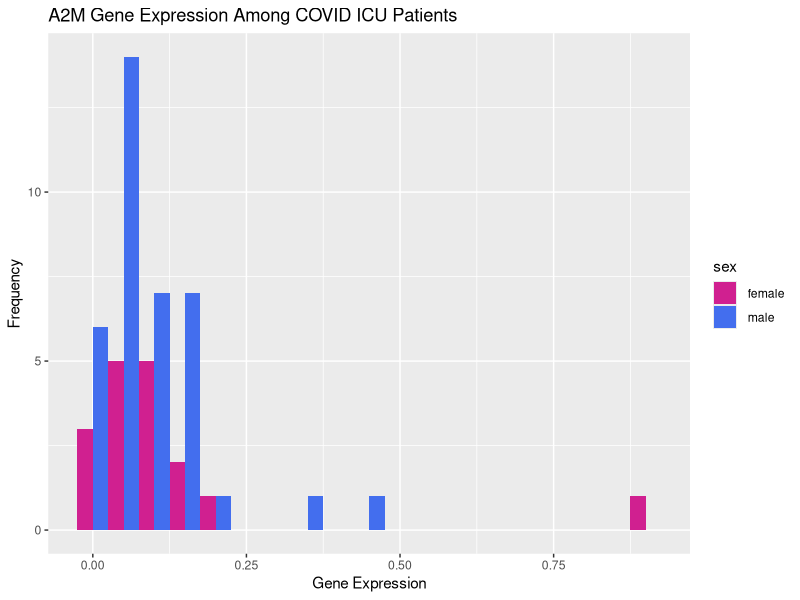
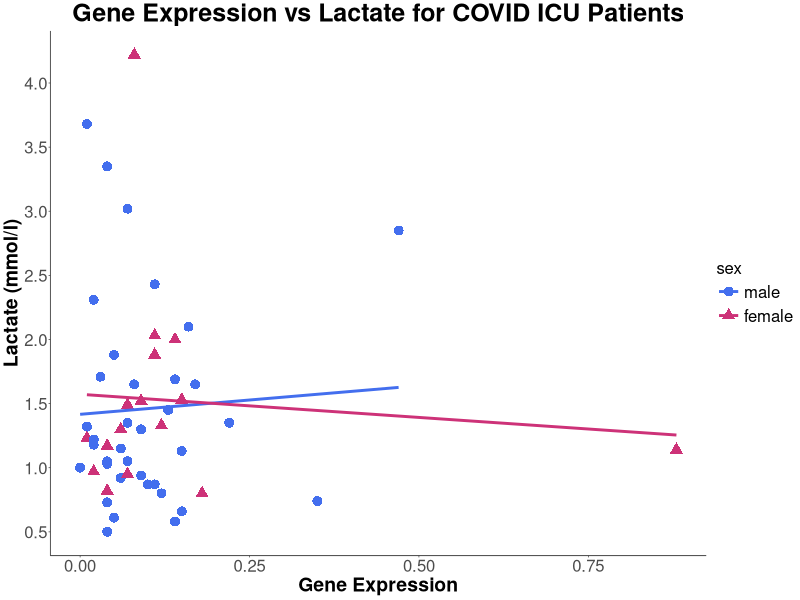
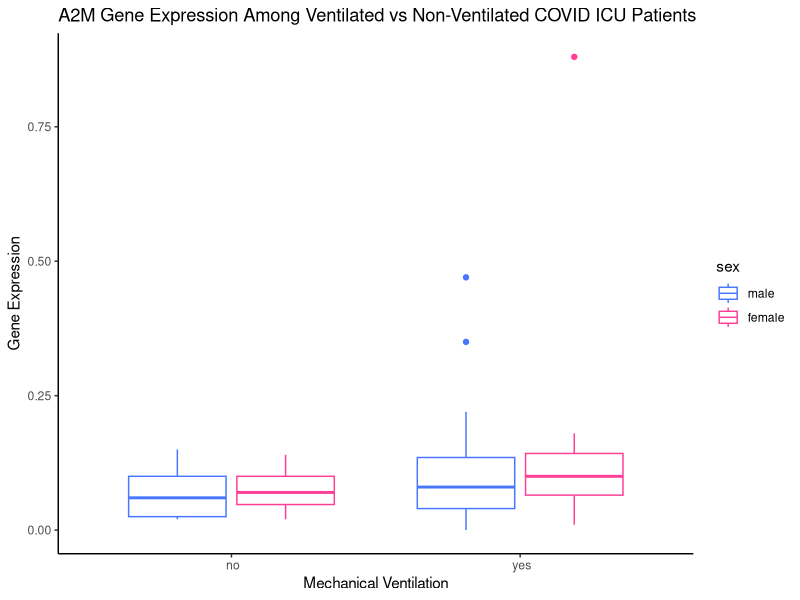
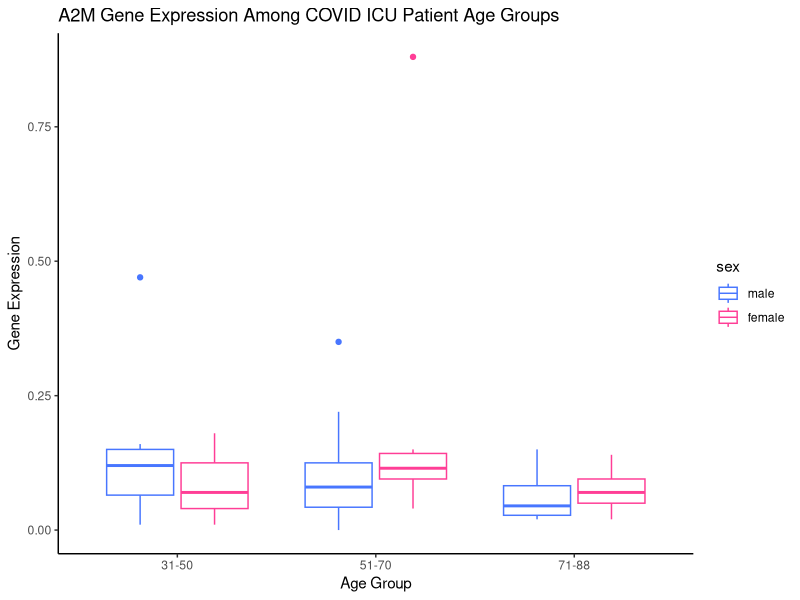

Write R code to recreate these figures, in order.
## ---- chunk 1
knitr::opts_chunk$set(echo = TRUE)
library(dplyr)
## ---- chunk 2
# Set the working directory and read in the files
setwd("C:/Users/AlexandraTreml/Desktop/MS/QBS103/Project/QBS103_proj")
genes <- read.csv("genes_GSE157103.csv")
participant <- read.csv("series_matrix_GSE157103.csv")

head(genes)
head(participant)

# Rename the first column in genes to 'gene'
genes <- genes %>%
  rename(gene = X)

# Filter for 'A2M' gene
genes <- genes %>%
  filter(gene == "A2M")

# Pivot the genes dataframe
genes_long <- genes %>%
  tidyr::pivot_longer(cols = -gene, names_to = 'id', values_to = 'expression')
#head(genes_long)

# rename id column in participant, select my categorical covariates and continuous variable (+age for eda)
participant <- participant %>%
  filter(icu_status == ' yes') %>%
  rename(id = participant_id) %>%
  select(id, age, sex, mechanical_ventilation, lactate.mmol.l.)
#head(participant)

#join 2 dataframes
df <- left_join(participant, genes_long, by = "id")
# head(df)

#clean up new dataframe

#fill lactate unknowns with NA 
df$lactate.mmol.l.[df$lactate.mmol.l. == " unknown"] <- NA
#fill sex unknowns with NA 
df$sex[df$sex == " unknown"] <- NA
#remove : from age, and fill with NA
df$age[df$age == " :"] <- NA

head(df)
## ---- chunk 3
#create a histogram using sex and gene expression

# Load the necessary library
library(ggplot2)
df <- na.omit(df)
df <- df %>% 
  select(id, gene, sex, age, mechanical_ventilation, expression, lactate.mmol.l.)
head(df)

df$sex <- as.factor(df$sex)
levels(df$sex)


ggplot(data = df, aes(x = expression, fill = sex)) + 
  geom_histogram(binwidth = 0.05, position = 'dodge') + 
  labs(x = 'Gene Expression', y = 'Frequency', title = 'A2M Gene Expression Among COVID ICU Patients') +  
  scale_fill_manual(values = c("violetred", "royalblue2"))

## ---- chunk 4
#create a scatterplot using gene expression and lactate 

# Load necessary libraries
library(dplyr)
library(ggplot2)

# Convert lactate.mmol.l. to numeric
df$lactate.mmol.l. <- as.numeric(df$lactate.mmol.l.)

# Remove leading and trailing whitespaces from sex column
df$sex <- trimws(df$sex)

# Check unique levels
unique(df$sex)

# Set factor levels
df$sex <- factor(df$sex, levels = c("male", "female"))

# Filter out values greater than 6.5 for the y-axis
df <- df %>% filter(lactate.mmol.l. <= 6.5)

# Create the plot with the filtered data
ggplot(df, aes(x = expression, y = lactate.mmol.l., color = sex, shape = sex)) + 
  geom_point(size = 3) + 
  scale_y_continuous(breaks = seq(0, ceiling(max(df$lactate.mmol.l., na.rm = TRUE)), by = 0.5)) +
  geom_smooth(method = "lm", se = FALSE) + 
  labs(x = 'Gene Expression', y = 'Lactate (mmol/l)', title = 'Gene Expression vs Lactate for COVID ICU Patients') + 
  theme_classic(base_size = 5) +
  scale_color_manual(values = c("male" = "royalblue2", "female" = "violetred3")) + 
  scale_shape_manual(values = c("male" = 16, "female" = 17)) +  
  theme(
    plot.title = element_text(hjust = 0.5, size = 18, face = "bold"), # Center and bold title
    axis.title = element_text(size = 14, face = "bold"), # Bold axis titles
    axis.text = element_text(size = 12), # Increase axis text size
    legend.title = element_text(size = 12), 
    legend.text = element_text(size = 12) 
  )

## ---- chunk 5
#boxplot of gene expression separated by both ventilator, sex, and age group

head(df)

df$age <- as.numeric(df$age)

df$age_group <- cut(df$age,
                    breaks = c(21, 30, 50, 70, 88),
                    labels = c("21-30", "31-50", "51-70", "71-88"),
                    right = TRUE)
head(df)


ggplot(df, aes(x = mechanical_ventilation, y = expression, color = sex)) +
  geom_boxplot() +
  scale_color_manual(values = c("male" = "royalblue1", "female" = "violetred1")) +
  labs(x = 'Mechanical Ventilation', y = 'Gene Expression', title = 'A2M Gene Expression Among Ventilated vs Non-Ventilated COVID ICU Patients') +
  theme_classic()

ggplot(df, aes(x = age_group, y = expression, color = sex)) +
  geom_boxplot() +
  scale_color_manual(values = c("male" = "royalblue1", "female" = "violetred1")) +
  labs(x = 'Age Group', y = 'Gene Expression', title = 'A2M Gene Expression Among COVID ICU Patient Age Groups') +
  theme_classic()
